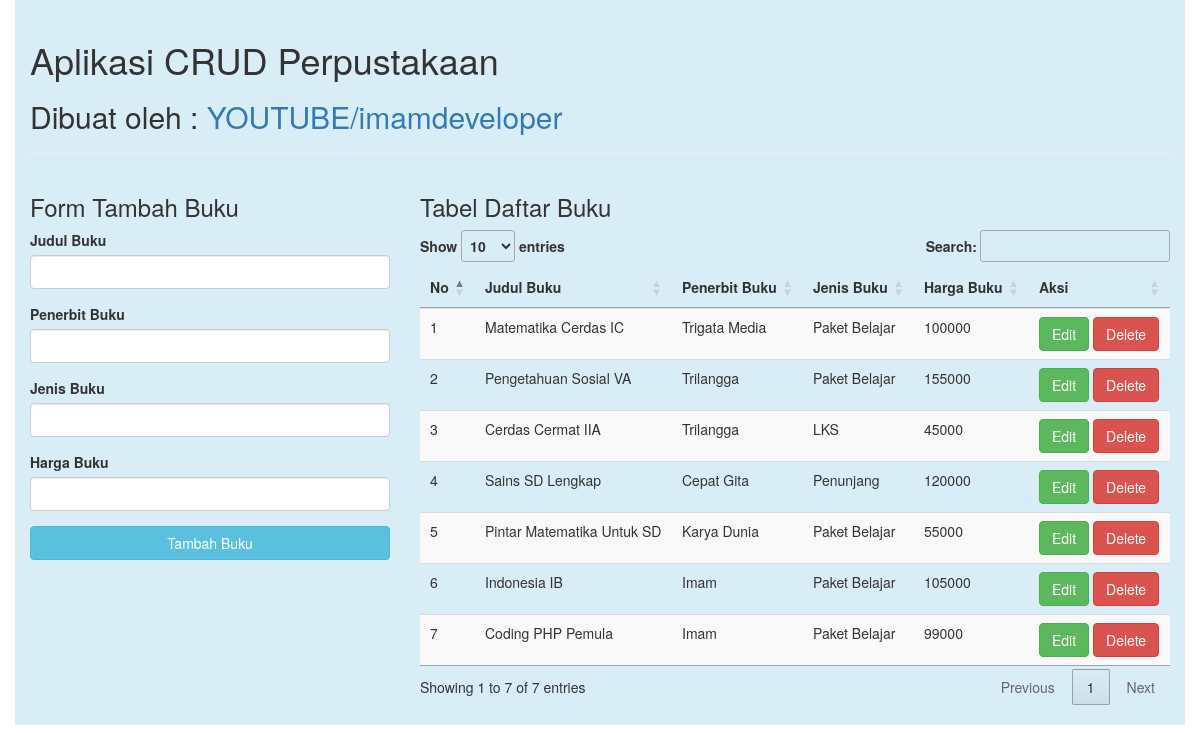
The app's page /app-crud-perpustakaan/index.php with its own data.
### tables this page shows
CREATE TABLE `buku` (
  `id_buku` int(11) NOT NULL,
  `judul_buku` varchar(100) NOT NULL,
  `penerbit_buku` varchar(100) NOT NULL,
  `genre_buku` varchar(50) NOT NULL,
  `harga_buku` double NOT NULL
);

### app-crud-perpustakaan/index.php (the view, shortened to what this page needs)
<!DOCTYPE html>
<html lang="en">
<head>
	<link rel="stylesheet" href="bootstrap/css/bootstrap.css">
	<link rel="stylesheet" type="text/css" href="//cdn.datatables.net/1.10.11/css/jquery.dataTables.min.css">
</head>
<body>
	<?php
	include('dbconnect.php');
	$query = "SELECT * FROM buku";
	$result = mysqli_query($conn , $query);
	?>
	<div class="container bg-info" style="padding-top: 20px; padding-bottom: 20px;">
		<h1>Aplikasi CRUD Perpustakaan</h1>
		<h2>Dibuat oleh : <a class="brand" href="https://www.youtube.com/c/imamdeveloper">
		YOUTUBE/imamdeveloper</a></h2>
		<hr>
		<div class="row">
			<div class="col-sm-4">
				<h3>Form Tambah Buku</h3>
				<form role="form" action="insert.php" method="post">
					<div class="form-group">
						<label>Judul Buku</label>
						<input type="text" name="judul_bk" class="form-control">
					</div>
					<div class="form-group">
						<label>Penerbit Buku</label>
						<input type="text" name="terbit_bk" class="form-control">
					</div>
					<div class="form-group">
						<label>Jenis Buku</label>
						<input type="text" name="genre_bk" class="form-control">
					</div>
					<div class="form-group">
						<label>Harga Buku</label>
						<input type="text" name="harga_bk" class="form-control">
					</div>
					<button type="submit" class="btn btn-info btn-block">Tambah Buku</button>
				</form>
			</div>
			<div class="col-sm-8">
				<h3>Tabel Daftar Buku</h3>
				<table class="table table-striped table-hover dtabel">
					<thead>
						<tr>
							<th>No</th>
							<th>Judul Buku</th>
							<th>Penerbit Buku</th>
							<th>Jenis Buku</th>
							<th>Harga Buku</th>
							<th>Aksi</th>
						</tr>
					</thead>
					<tbody>
						<?php
							$no = 1;
							while ($row = mysqli_fetch_assoc($result)) {
						?>
						<tr>
							<td><?php echo $no++; ?></td>
							<td><?php echo $row['judul_buku']; ?></td>
							<td><?php echo $row['penerbit_buku']; ?></td>
							<td><?php echo $row['genre_buku']; ?></td>
							<td><?php echo $row['harga_buku']; ?></td>
							<td>
								<a href="editform.php?id=<?php echo $row['id_buku'];?>" class="btn btn-success" role="button">Edit</a>
								<a href="delete.php?id=<?php echo $row['id_buku']?>" class="btn btn-danger" role="button">Delete</a>
							</td>
						</tr>
						<?php
							}
						?>
					</tbody>
				</table>
			</div>
		</div>
	</div>
</body>
</html>

### records on screen
buku: judul_buku "Matematika Cerdas IC", penerbit_buku "Trigata Media", genre_buku "Paket Belajar", harga_buku "100000"
buku: judul_buku "Pengetahuan Sosial VA", penerbit_buku "Trilangga", genre_buku "Paket Belajar", harga_buku "155000"
buku: judul_buku "Cerdas Cermat IIA", penerbit_buku "Trilangga", genre_buku "LKS", harga_buku "45000"
buku: judul_buku "Sains SD Lengkap", penerbit_buku "Cepat Gita", genre_buku "Penunjang", harga_buku "120000"
buku: judul_buku "Pintar Matematika Untuk SD", penerbit_buku "Karya Dunia", genre_buku "Paket Belajar", harga_buku "55000"
buku: judul_buku "Indonesia IB", penerbit_buku "Imam", genre_buku "Paket Belajar", harga_buku "105000"
buku: judul_buku "Coding PHP Pemula", penerbit_buku "Imam", genre_buku "Paket Belajar", harga_buku "99000"
